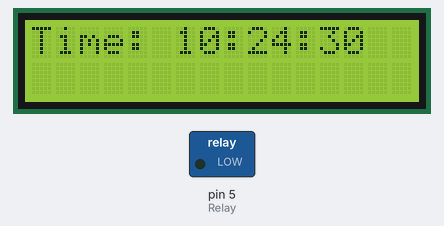
The sketch below on a simulated Arduino Uno, built with avr-gcc and run on an emulated ATmega328P. On the bench: 16×2 character LCD, switched loads named in the sketch (green lamp = pin HIGH). The local clock reads 2024-03-15 10:24:30 at power-on unless the sketch sets it; what the sketch prints to the serial monitor is not drawn.

Above: at 0.1 s.
At 4.2 s:
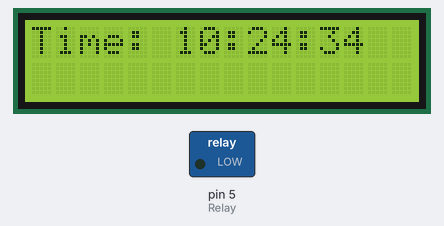
At 9.3 s:
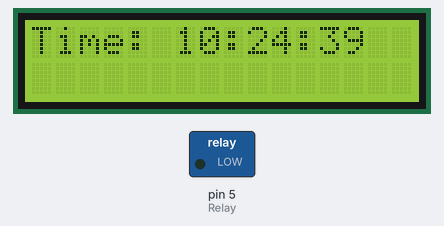
At 19.5 s:
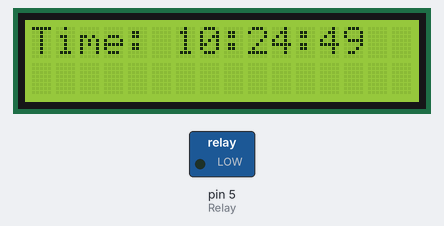
At 28.6 s:
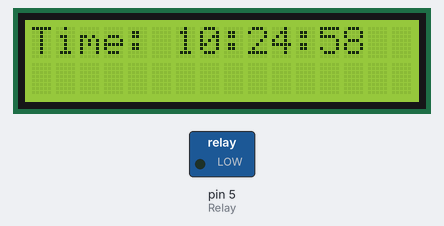
At 38.8 s:
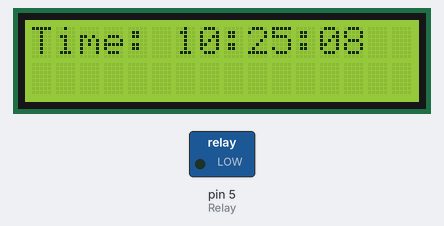

The sketch:

time_with_lcd.ino
```cpp
#include <Wire.h>
#include <LiquidCrystal_I2C.h>
#include <DS3231.h>

LiquidCrystal_I2C lcd(0x27, 16, 2); // Set the LCD address to 0x27 for a 16-char, 2-line display
DS3231 rtc(SDA, SCL);
Time t;

int Relay = 5;  // Relay pin

const int OnHour = 11;  // SET TIME TO ON RELAY (24 HOUR FORMAT)
const int OnMin = 55;
const int OffHour = 11; // SET TIME TO OFF RELAY
const int OffMin = 56;

bool ledOn = false;  // Flag to track if the relay is already turned ON
bool ledOff = false; // Flag to track if the relay is already turned OFF

void setup() {
  Serial.begin(9600);
  rtc.begin();
  pinMode(Relay, OUTPUT);
  digitalWrite(Relay, LOW);  // Ensure the relay is initially off

  // Initialize the LCD
  lcd.init();
  lcd.backlight();    // Turn on the LCD backlight
}

void loop() {
  t = rtc.getTime();

  // Display time on LCD (first row)
  lcd.setCursor(0, 0);
  lcd.print("Time: ");
  lcd.print(t.hour);
  lcd.print(":");
  if (t.min < 10) lcd.print("0"); // Leading zero for minutes
  lcd.print(t.min);
  lcd.print(":");
  if (t.sec < 10) lcd.print("0"); // Leading zero for seconds
  lcd.print(t.sec);

  // Print time to Serial Monitor for debugging
  Serial.print(t.hour);
  Serial.print(" hour(s), ");
  Serial.print(t.min);
  Serial.print(" minute(s), ");
  Serial.print(t.sec);
  Serial.println(" second(s)");

  // Check if it's time to turn the relay ON
  if (t.hour == OnHour && t.min == OnMin && !ledOn) {
    digitalWrite(Relay, HIGH);  // Turn the relay ON
    digitalWrite(LED_BUILTIN, HIGH);  // Turn on the built-in LED
    Serial.println("LIGHT ON");

    // Update LCD display to show "LIGHT ON"
    lcd.setCursor(0, 1);  // Set cursor to the second row
    lcd.print("LIGHT ON       ");
    ledOn = true;  // Set flag to true to avoid repeating the message
    ledOff = false; // Reset the ledOff flag
  }

  // Check if it's time to turn the relay OFF
  if (t.hour == OffHour && t.min == OffMin && !ledOff) {
    digitalWrite(Relay, LOW);  // Turn the relay OFF
    digitalWrite(LED_BUILTIN, LOW);  // Turn off the built-in LED
    Serial.println("LIGHT OFF");

    // Update LCD display to show "LIGHT OFF"
    lcd.setCursor(0, 1);  // Set cursor to the second row
    lcd.print("LIGHT OFF      ");
    ledOff = true;  // Set flag to true to avoid repeating the message
    ledOn = false;  // Reset the ledOn flag

    // Wait for 2 seconds before clearing the message
    delay(2000);

    // Clear the LCD after 2 seconds
    lcd.clear();
  }

  // Reset flags at the start of the next cycle
  if (t.min != OnMin && t.min != OffMin) {
    ledOn = false;
    ledOff = false;
  }

  delay(1000);  // Wait for 1 second before checking again
}
```

Measured:
- what the display in image 1 shows lasts 1.0 s, from 4.2 s to 5.2 s
